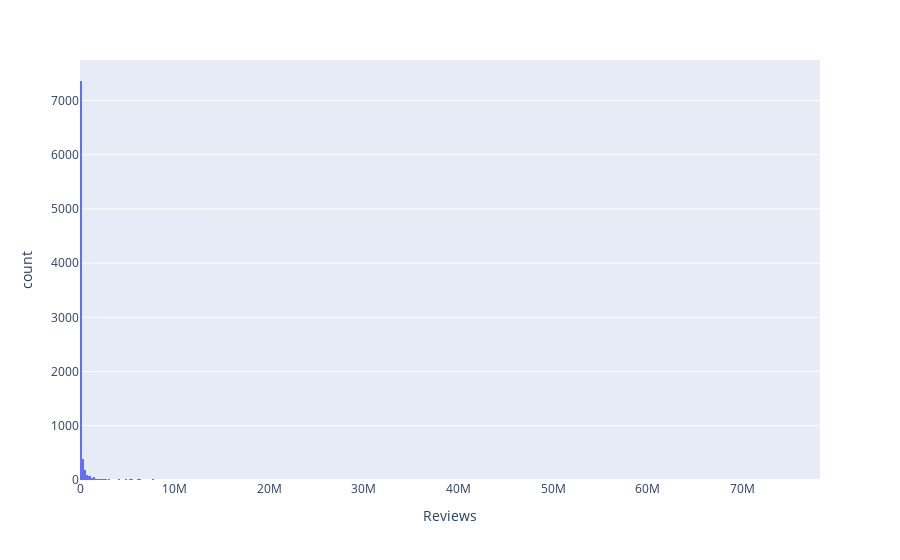

Notebook cell for this chart:
### Markdown cell above
## Reviews Variable

### Code cell
fig_rat = px.histogram(X_train, x="Reviews")
fig_rat.show()

### Figure 1 — Plotly figure (JSON) as saved in the notebook; plotly's stock layout.template omitted (floating-point values rounded to 4 significant figures; data arrays with more than 128 entries replaced by an {"elided": "..."} marker saying what was removed)
{"data": [{"alignmentgroup": "True", "bingroup": "x", "hovertemplate": "Reviews=%{x}<br>count=%{y}<extra></extra>", "legendgroup": "", "marker": {"color": "#636efa", "pattern": {"shape": ""}}, "name": "", "offsetgroup": "", "orientation": "v", "showlegend": false, "type": "histogram", "x": {"elided": "8672 int values"}, "xaxis": "x", "yaxis": "y"}], "layout": {"barmode": "relative", "legend": {"tracegroupgap": 0}, "margin": {"t": 60}, "xaxis": {"anchor": "y", "domain": [0, 1], "title": {"text": "Reviews"}}, "yaxis": {"anchor": "x", "domain": [0, 1], "title": {"text": "count"}}}}
